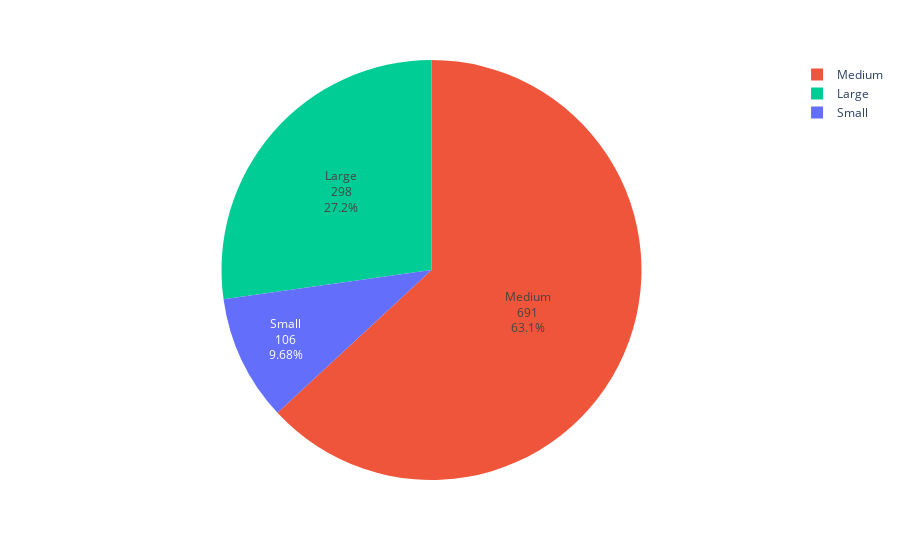

Write notebook code for a chart like this one.
### Code cell
def pie_comp_size(df: pd.DataFrame, work_years: list[int]):

    comp_size = (
        df.query("work_year in @work_years").company_size.value_counts().sort_index()
    )
    print(comp_size)
    fig = px.pie(
        names=comp_size.index,
        values=comp_size.values,
        color=comp_size.index,
        # color_discrete_map={
        #     'Small': '#636efa',
        #     'Medium': '#ef553b',
        #     'Large': '#00cc96'
        # },
    )
    fig.update_traces(
        textinfo="label+percent+value",
    )

    return fig


work_years = [
    2020,
    2021,
    2022,
]
pie_comp_size(df, work_years)

### Figure 1 — Plotly figure (JSON) as saved in the notebook; plotly's stock layout.template omitted (floating-point values rounded to 4 significant figures)
{"data": [{"customdata": [["Small"], ["Medium"], ["Large"]], "domain": {"x": [0, 1], "y": [0, 1]}, "hovertemplate": "label=%{label}<br>value=%{value}<br>color=%{customdata[0]}<extra></extra>", "labels": ["Small", "Medium", "Large"], "legendgroup": "", "marker": {"colors": ["#636efa", "#EF553B", "#00cc96"]}, "name": "", "showlegend": true, "textinfo": "label+percent+value", "type": "pie", "values": [106, 691, 298]}], "layout": {"legend": {"tracegroupgap": 0}, "margin": {"t": 60}}}
